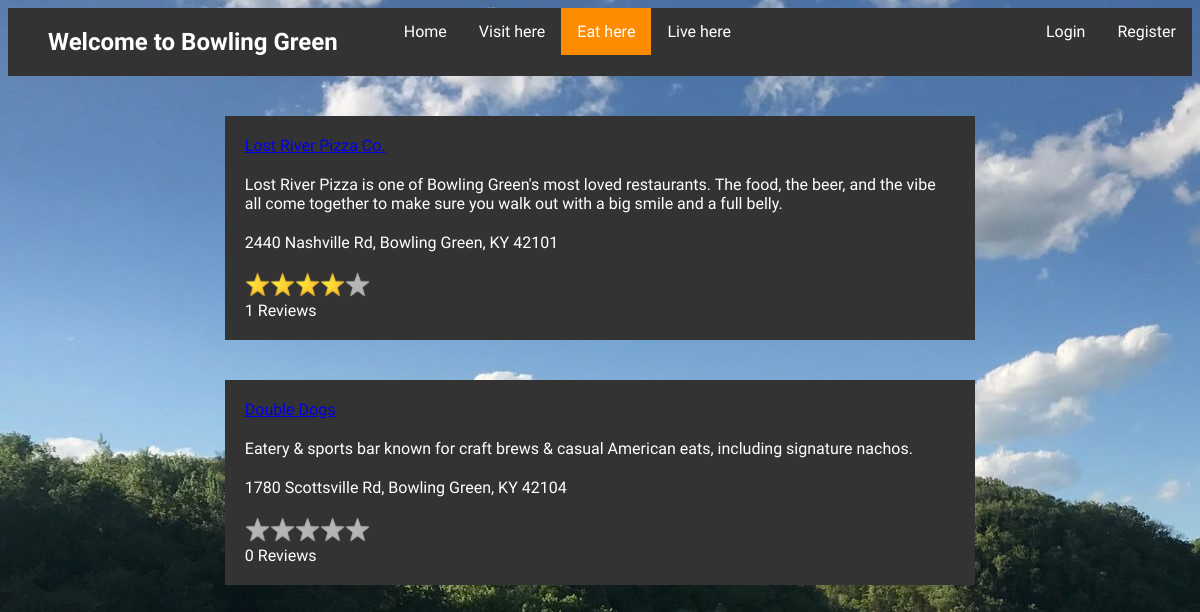
Screenshot of /eat.php with the database file from the repository.
### tables this page shows
CREATE TABLE `service` (
  `Name` varchar(50) NOT NULL,
  `IDno` int(4) NOT NULL,
  `Description` varchar(10000) DEFAULT NULL,
  `Address` varchar(200) DEFAULT NULL,
  `Type` varchar(10) DEFAULT NULL
);

### php/QueryDatabase.php (the view, shortened to what this page needs)
<?php
function queryServiceData($type) {
  $host = "localhost";
  $dbusername = "root";
  $dbpassword = "";
  $database = "bowling_green_services";
  try{
    $connect = new PDO("mysql:host=$host; dbname=$database", $dbusername, $dbpassword);
    $connect->setAttribute(PDO::ATTR_ERRMODE, PDO::ERRMODE_EXCEPTION);
    $query = "SELECT Name, Description, Address, AVG(Stars), COUNT(ServiceID), IDno FROM service LEFT JOIN rating ON IDno = ServiceID WHERE Type = :type GROUP BY IDno";
    $statement = $connect->prepare($query);
    $statement->bindValue(':type', $type);
    $result = $statement->execute();
    $statement->bindColumn(1, $name);
    $statement->bindColumn(2, $description);
    $statement->bindColumn(3, $address);
    $statement->bindColumn(4, $rating);
    $statement->bindColumn(5, $numOfRatings);
    $statement->bindColumn(6, $serviceID);
    while($row = $statement->fetch(PDO::FETCH_BOUND)) {
      $services = new stdClass();
      $services->name = $name;
      $services->description = $description;
      $services->address = $address;
      $services->rating = $rating;
      $services->numOfRatings = $numOfRatings;
      $services->serviceID = $serviceID;
      $serviceArray[] = $services;
    }
    return $serviceArray;
  }
  catch(PDOException $error) {
       echo $error;
       return null;
  }
}
function generateView($serviceArray) {
  $viewStr = "";
  foreach ($serviceArray as $service) {
    $name = $service->name;
    $description = $service->description;
    $address = $service->address;
    $rating = $service->rating;
    $serviceID = $service->serviceID;
    if($rating == null) {
      $rating = 0;
    }
    $numOfRatings = $service->numOfRatings;
    $viewStr = $viewStr . "<div class='service'>";
    $viewStr = $viewStr . "<div class='rating_title'><a href= 'rating.php?id=$serviceID'>$name</a></div>";
    $viewStr = $viewStr . "<div class= 'description'>$description</div>";
    $viewStr = $viewStr . "<div class= 'address'>$address</div>";
    $viewStr = $viewStr . "<div class= 'rating'>";
    for($i = 0; $i < 5; $i++) {
      if($i < $rating) {
        $viewStr = $viewStr . "<img class='rating_star' src='images/star-icon.png'>";
      }
      else {
        $viewStr = $viewStr . "<img class='rating_star' src='images/gray-star.png'>";
      }
    }
    $viewStr = $viewStr . "</div>";
    $viewStr = $viewStr . "<div class='rating_num'>$numOfRatings Reviews</div>";
    $viewStr = $viewStr . "</div>";
  }
  return $viewStr;
}
?>

### eat.php (shortened to what this page needs)
<?php
include_once "php/QueryDatabase.php";
$serviceValues = generateView(queryServiceData("food"));
?>
<!DOCTYPE html>
<html>
<head>
  <link href="cssfiles/serviceStyle.css" type="text/css" rel="stylesheet" />
</head>
    <body>
        <?php
          include "php/navigation.php";
        ?>
    <div id="eating">
      <?php
        echo $serviceValues;
      ?>
    </div>
    </body>
</html>

### php/navigation.php (shortened to what this page needs)
<?php
$userLog = false;
?>
<div class="topNav">
    <ul>
        <li class="title"><h2>Welcome to Bowling Green</h2></li>
        <li><a class="<?php if (basename($_SERVER['PHP_SELF']) == "index.php") echo "active" ; ?>" href="index.php">Home</a></li>
        <li><a class="<?php if (basename($_SERVER['PHP_SELF']) == "visit.php") echo "active" ; ?>" href="visit.php" id="tToQ">Visit here</a></li>
        <li><a class="<?php if (basename($_SERVER['PHP_SELF']) == "eat.php") echo "active" ; ?>" href="eat.php" id="tToS">Eat here</a></li>
        <li><a class="<?php if (basename($_SERVER['PHP_SELF']) == "living.php") echo "active" ; ?>" href="living.php" id="tToA">Live here</a></li>
        <?php if($userLog == false) { ?>
          <li class="right"><a class="<?php if (basename($_SERVER['PHP_SELF']) == "register.php") echo "active" ; ?>" href="register.php">Register</a></li>
          <li class="right"><a class="<?php if (basename($_SERVER['PHP_SELF']) == "login.php") echo "active" ; ?>" href="login.php">Login</a></li>
        <?php } else { ?>
          <li class="right"><a class="<?php if (basename($_SERVER['PHP_SELF']) == "logout.php") echo "active" ; ?>" href="php/logout.php">Logout</a></li>
        <?php } ?>
    </ul>
</div>

### cssFiles/serviceStyle.css (style rules this page uses)
* { font-family: "Raleway"; }
body { background-image: url("../images/explore_kentucky.jpg"); }
h2 { vertical-align: center; text-align: center; }
.title h2 { margin-left: 40px; }
.topNav ul { list-style-type: none; margin: 0; padding: 0; overflow: hidden; background-color: #333; }
.topNav li { float:left; }
.topNav li.title { float:left; color: white; margin-right: 50px; }
.topNav li.right { float: right; }
.topNav li a { display:block; color: white; text-align: center; padding: 14px 16px; text-decoration: none; }
.active { background-color:darkorange; }
.description { padding-bottom: 20px; }
.service { margin: 0 auto; background-color:#333; width: 60%; margin-top: 40px; padding: 20px; text-align: left; color: white; }
.title { font-weight: bold; }
.rating_star { width: 25px; height: 25px; }
.rating_title { padding-bottom: 20px; }
.address { padding-bottom: 20px; }

### rows the page displays
service: Name "Lost River Pizza Co.", Description "Lost River Pizza is one of Bowling Green's most loved restaurants. The food, the beer, and the vibe all come together to make sure you walk out with a big smile and a full belly.", Address "2440 Nashville Rd, Bowling Green, KY 42101"
service: Name "Double Dogs", Description "Eatery & sports bar known for craft brews & casual American eats, including signature nachos.", Address "1780 Scottsville Rd, Bowling Green, KY 42104"

### other values shown
$numOfRatings "1 0"
